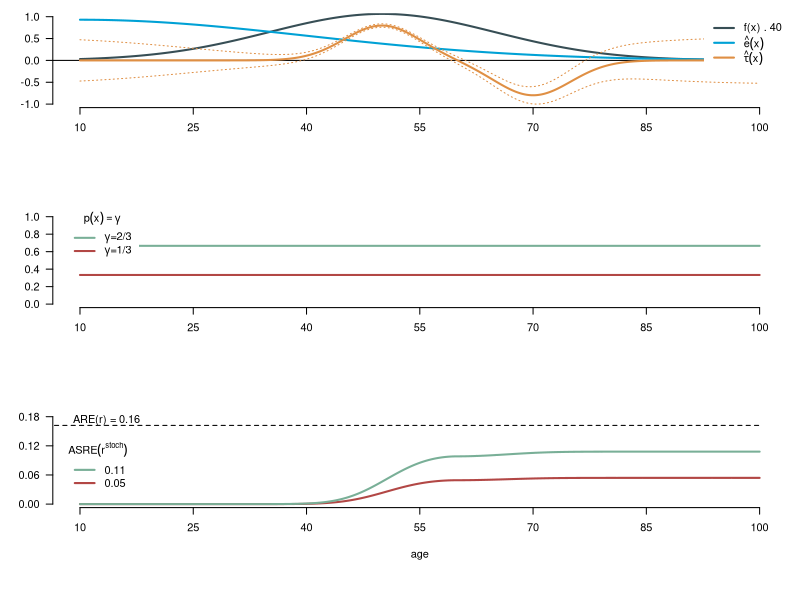
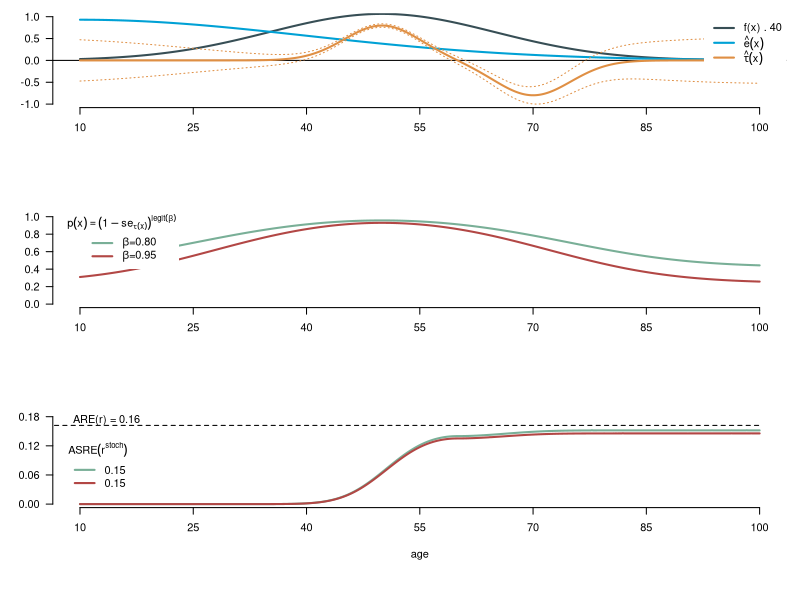
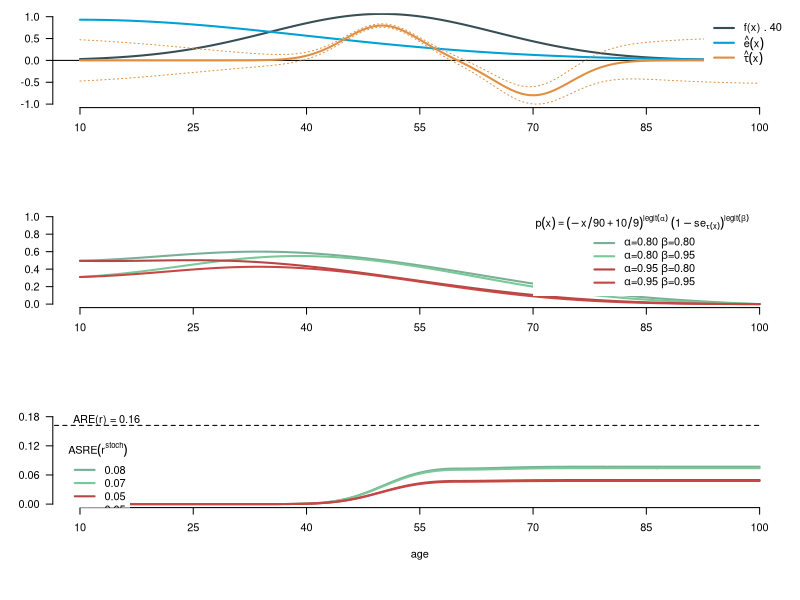
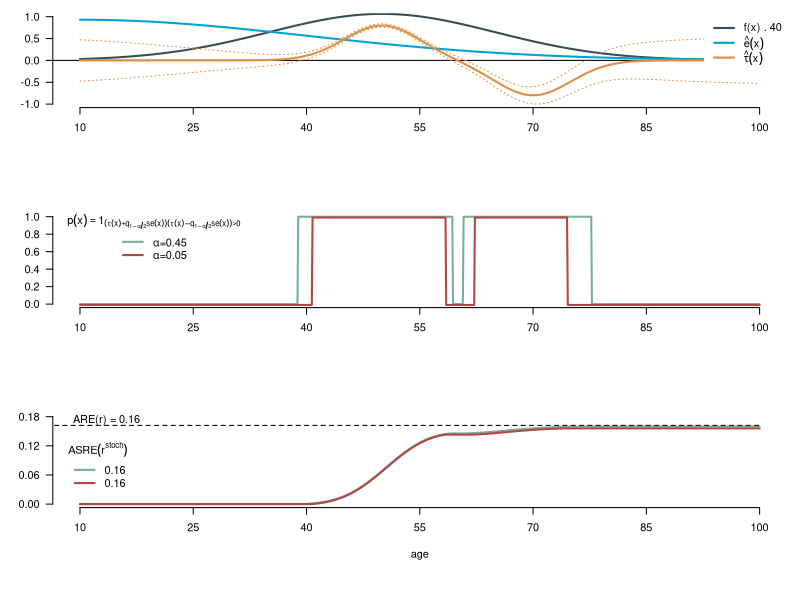

Recreate these plots in R, in order.
mu1 <- 50
sig1 <- 15

mu2 <- 20
sig2 <- 5

mu3 <- 40
sig3 <- 5

mu4 <- 50
sig4 <- 20

mu5 <- 10
sig5 <- 30

f1 <- function(x) {exp(-(x-mu1)^2/(2*sig1^2)) /(sig1*sqrt(2*pi)) }
f2 <- function(x) {exp(-(x-mu2)^2/(2*sig2^2)) /(sig2*sqrt(2*pi)) }
f3 <- function(x) {exp(-(x-mu3)^2/(2*sig3^2)) /(sig3*sqrt(2*pi)) }
f4 <- function(x) {exp(-(x-mu4)^2/(2*sig4^2)) /(sig4*sqrt(2*pi)) }
f5 <- function(x) {exp(-(x-mu5)^2/(2*sig5^2)) /(sig5*sqrt(2*pi)) }

f <- function(x) f1(x)
e <- function(x) 70*f5(x)

lwst <- .039
expan <- .00165
expit2 <- function(x) abs(1/(1+exp(-x))-.5+lwst)
se <- function(x) expit2(expan*(50-x)^2)
tau <- function(x) { 10*(f2(x-30)-f3(x-30)) }

r_e <- function(x) { 10*(f2(x)-f4(x)) }
i <- function(x) {.5*log((x+1)/(1-x)) }

p <- function(x) {gamma*(1-abs(r_e(x)))^i(alpha) }
#gam <- function(x){(1+exp(.1*(x-60)))^-1}

p1 <- function(x) {gam(x)*abs(tau(x))^i(alpha)*(1-se(x))^i(beta) }


asre_f <- function(x) { p(x)*f(x)*tau(x)*r_e(x) }
asre_f0 <- function(x) { p0(x)*f(x)*tau(x)*(ifelse(tau(x)>0,1,0)-e(x)) }
asre_f1 <- function(x) { p1(x)*f(x)*tau(x)*(ifelse(tau(x)>0,1,0)-e(x)) }

are_f1 <- function(x) { f(x)*tau(x)*(ifelse(tau(x)>0,1,0)-e(x)) }

p2 <- function(x) {gamma*abs(tau(x))^i(alpha) }
asre_f2 <- function(x) { p2(x)*f(x)*tau(x)*r_e(x) }

sim<- seq(10,100,by=.1)

wl <- 10
dev.new(width=wl, height=wl*3, pointsize=7)
par(mar=c(7,4,1,1))
par(mfrow=c(3,1))
par(xpd=FALSE)

# plot 1

plot(1, type="n", bty="n", xaxt="n", xlim=range(sim), ylim=c(-1,1), xlab="", ylab="", las=1)
axis(side=1, at = seq(10,100, by=15))
abline(h=0)
points(sim, 40*sapply(sim, f), type="l", lwd=2, col="#374E55FF")
#points(sim, sapply(sim, r_e), type="l", lwd=2, col="#00A1D5FF")
points(sim, sapply(sim, e), type="l", lwd=2, col="#00A1D5FF")
points(sim, sapply(sim, tau), type="l", lwd=2, col="#DF8F44FF")
points(sim, sapply(sim, function(x) tau(x)+se(x)), type="l", lwd=1, lty=3, col="#DF8F44FF")
points(sim, sapply(sim, function(x) tau(x)-se(x)), type="l", lwd=1, lty=3, col="#DF8F44FF")

par(xpd=TRUE)
legend("topright", box.lty = 0, bg="white",
       legend=c("f(x) . 40", expression(hat(e)(x)), expression(hat(tau)(x))),
       lwd=2, col=c("#374E55FF", "#00A1D5FF","#DF8F44FF"))

plot(1, type="n", bty="n", xaxt="n", xlim=range(sim), ylim=c(0,1), xlab="", ylab="", las=1)
axis(side=1, at = seq(10,100, by=15))

jamacol1 <- c("#79AF97FF", "#79C897")[1]
jamacol2 <- c("#B24745FF", "#C84745")[1]
jamacol <- c(jamacol2, jamacol1)

n <- 4
it <- 0
p0 <- function(x) {gamma }

for (k in seq(0,1,length=n)[-c(1,n)]) {
        gamma <- k
it <- it+1
lines(sim, sapply(sim, p0), lwd=2, col=jamacol[it])
}

legend(8,1.06, box.lty = 0, title=expression(p(x)==gamma),
       legend=rev(c(expression(paste(gamma, "=1/3 ")),
                expression(paste(gamma, "=2/3 ")))),
       lwd=2, col=rev(jamacol))


plot(1, type="n", bty="n", xaxt="n", yaxt="n", xlim=range(sim), ylim=c(0,.18), xlab="age", ylab="")
axis(side=1, at = seq(10,100, by=15))
axis(side=2, at = seq(0,.18, length=4), las=1)

n <- 4
it <- 0
asre_val <- list()

for (k in seq(0,1,length=n)[-c(1,n)]) {
        gamma <- k
        it <- it+1
        lines(sim, sapply(sim, function(x) integrate(asre_f0, lower=10, upper=x)$value), lwd=2, col=jamacol[it])
        asre_val[[it]] <- integrate(asre_f0, lower=10, upper=100)$value
}

par(xpd=FALSE)
asre_val <- sapply(asre_val,c)
are_val <- integrate(are_f1, lower=10, upper=100)$value

segments(0,are_val,100,are_val, lty=2)

legend(8,.13, box.lty = 0, title=expression(ASRE(r^stoch)), bg="white",
       legend=rev(format(round(asre_val, digits=2), nsmall = 2)), 
       lwd=2, col=rev(jamacol))
text(13.5, are_val+.01, paste("ARE(r) =", format(round(are_val, digits=2), nsmall = 2)) )

### plot 2

dev.new(width=wl, height=wl*3, pointsize=7)
par(mar=c(7,4,1,1))
par(mfrow=c(3,1))
par(xpd=FALSE)

plot(1, type="n", bty="n", xaxt="n", xlim=range(sim), ylim=c(-1,1), xlab="", ylab="", las=1)
axis(side=1, at = seq(10,100, by=15))
abline(h=0)
points(sim, 40*sapply(sim, f), type="l", lwd=2, col="#374E55FF")
#points(sim, sapply(sim, r_e), type="l", lwd=2, col="#00A1D5FF")
points(sim, sapply(sim, e), type="l", lwd=2, col="#00A1D5FF")
points(sim, sapply(sim, tau), type="l", lwd=2, col="#DF8F44FF")
points(sim, sapply(sim, function(x) tau(x)+se(x)), type="l", lwd=1, lty=3, col="#DF8F44FF")
points(sim, sapply(sim, function(x) tau(x)-se(x)), type="l", lwd=1, lty=3, col="#DF8F44FF")


legend("topright", box.lty = 0, bg="white",
       legend=c("f(x) . 40", expression(hat(e)(x)), expression(hat(tau)(x))),
       lwd=2, col=c("#374E55FF", "#00A1D5FF","#DF8F44FF"))

par(xpd=TRUE)
plot(1, type="n", bty="n", xaxt="n", xlim=range(sim), ylim=c(0,1), xlab="", ylab="", las=1)
axis(side=1, at = seq(10,100, by=15))

jamacol1 <- c("#79AF97FF", "#79C897")[1]
jamacol2 <- c("#B24745FF", "#C84745")[1]
jamacol <- c(jamacol1, jamacol2)

it <- 0
p0 <- function(x) (1-se(x))^i(beta)

for (k in c(.80,.95)) {
                beta <- k
                it <- it+1
                lines(sim, sapply(sim, p0), lwd=2, col=jamacol[it])
        }

legend(8,1.03, box.lty = 0, title=expression(p(x)==(1-se[tau(x)])^legit(beta)),
       legend=c(expression(paste(beta, "=0.80")),
                expression(paste(beta, "=0.95"))),
       lwd=2, col=jamacol)


plot(1, type="n", bty="n", xaxt="n", yaxt="n", xlim=range(sim), ylim=c(0,.18), xlab="age", ylab="")
axis(side=1, at = seq(10,100, by=15))
axis(side=2, at = seq(0,.18, length=4), las=1)

n <- 5
it <- 0
asre_val <- list()

for (k in c(.80,.95)) {
                beta <- k
                it <- it+1
                lines(sim, sapply(sim, function(x) integrate(asre_f0, lower=10, upper=x)$value), lwd=2, col=jamacol[it])
                asre_val[[it]] <- integrate(asre_f0, lower=10, upper=100)$value
        }

asre_val <- sapply(asre_val,c)
are_val <- integrate(are_f1, lower=10, upper=100)$value

par(xpd=FALSE)
segments(0,are_val,100,are_val, lty=2)

legend(8,.13, box.lty = 0, title=expression(ASRE(r^stoch)), bg="white",
       legend=format(round(asre_val, digits=2), nsmall = 2), 
       lwd=2, col=jamacol)
text(13.5, are_val+.01, paste("ARE(r) =", format(round(are_val, digits=2), nsmall = 2)) )

### plot 3
dev.new(width=wl, height=wl*3, pointsize=7)
par(mar=c(7,4,1,1))
par(mfrow=c(3,1))
par(xpd=FALSE)

plot(1, type="n", bty="n", xaxt="n", xlim=range(sim), ylim=c(-1,1), xlab="", ylab="", las=1)
axis(side=1, at = seq(10,100, by=15))
abline(h=0)
points(sim, 40*sapply(sim, f), type="l", lwd=2, col="#374E55FF")
#points(sim, sapply(sim, r_e), type="l", lwd=2, col="#00A1D5FF")
points(sim, sapply(sim, e), type="l", lwd=2, col="#00A1D5FF")
points(sim, sapply(sim, tau), type="l", lwd=2, col="#DF8F44FF")
points(sim, sapply(sim, function(x) tau(x)+se(x)), type="l", lwd=1, lty=3, col="#DF8F44FF")
points(sim, sapply(sim, function(x) tau(x)-se(x)), type="l", lwd=1, lty=3, col="#DF8F44FF")

par(xpd=TRUE)
legend("topright", box.lty = 0, bg="white",
       legend=c("f(x) . 40", expression(hat(e)(x)), expression(hat(tau)(x))),
       lwd=2, col=c("#374E55FF", "#00A1D5FF","#DF8F44FF"))

plot(1, type="n", bty="n", xaxt="n", xlim=range(sim), ylim=c(0,1), xlab="", ylab="", las=1)
axis(side=1, at = seq(10,100, by=15))

jamacol1 <- c("#79AF97FF", "#79C897")
jamacol2 <- c("#B24745FF", "#C84745")
jamacol <- c(jamacol1, jamacol2)

it <- 0
p0 <- function(x) (1-se(x))^i(beta) * (-x/90+10/9)^i(alpha)

for (j in c(.80,.95)) {
        alpha <- j
for (k in c(.80,.95)) {
        beta <- k
        it <- it+1
        lines(sim, sapply(sim, p0), lwd=2, col=jamacol[it])
}
}

legend(70,1.03, box.lty = 0, title=expression(p(x)==(-x/90+10/9)^legit(alpha)~(1-se[tau(x)])^legit(beta)),
       legend=c(expression(paste(alpha, "=0.80 ", beta, "=0.80")),
                expression(paste(alpha, "=0.80 ", beta, "=0.95")),
                expression(paste(alpha, "=0.95 ", beta, "=0.80")),
                expression(paste(alpha, "=0.95 ", beta, "=0.95"))),
       lwd=2, col=jamacol)


plot(1, type="n", bty="n", xaxt="n", yaxt="n", xlim=range(sim), ylim=c(0,.18), xlab="age", ylab="")
axis(side=1, at = seq(10,100, by=15))
axis(side=2, at = seq(0,.18, length=4), las=1)

it <- 0
asre_val <- list()

for (j in c(.80,.95)) {
        alpha <- j
        for (k in c(.80,.95)) {
                beta <- k
        it <- it+1
        lines(sim, sapply(sim, function(x) integrate(asre_f0, lower=10, upper=x)$value), lwd=2, col=jamacol[it])
        asre_val[[it]] <- integrate(asre_f0, lower=10, upper=100)$value
        }
}

asre_val <- sapply(asre_val,c)
are_val <- integrate(are_f1, lower=10, upper=100)$value

par(xpd=FALSE)
segments(0,are_val,100,are_val, lty=2)

legend(8,.13, box.lty = 0, title=expression(ASRE(r^stoch)), bg="white",
       legend=format(round(asre_val, digits=2), nsmall = 2), 
       lwd=2, col=jamacol)
text(13.5, are_val+.01, paste("ARE(r) =", format(round(are_val, digits=2), nsmall = 2)) )

### plot 4
dev.new(width=wl, height=wl*3, pointsize=7)
par(mar=c(7,4,1,1))
par(mfrow=c(3,1))
par(xpd=FALSE)

plot(1, type="n", bty="n", xaxt="n", xlim=range(sim), ylim=c(-1,1), xlab="", ylab="", las=1)
axis(side=1, at = seq(10,100, by=15))
abline(h=0)
points(sim, 40*sapply(sim, f), type="l", lwd=2, col="#374E55FF")
#points(sim, sapply(sim, r_e), type="l", lwd=2, col="#00A1D5FF")
points(sim, sapply(sim, e), type="l", lwd=2, col="#00A1D5FF")
points(sim, sapply(sim, tau), type="l", lwd=2, col="#DF8F44FF")
points(sim, sapply(sim, function(x) tau(x)+se(x)), type="l", lwd=1, lty=3, col="#DF8F44FF")
points(sim, sapply(sim, function(x) tau(x)-se(x)), type="l", lwd=1, lty=3, col="#DF8F44FF")

par(xpd=TRUE)
legend("topright", box.lty = 0, bg="white",
       legend=c("f(x) . 40", expression(hat(e)(x)), expression(hat(tau)(x))),
       lwd=2, col=c("#374E55FF", "#00A1D5FF","#DF8F44FF"))

plot(1, type="n", bty="n", xaxt="n", xlim=range(sim), ylim=c(0,1), xlab="", ylab="", las=1)
axis(side=1, at = seq(10,100, by=15))

jamacol1 <- c("#79AF97FF", "#79C897")[1]
jamacol2 <- c("#B24745FF", "#C84745")[1]
jamacol <- c(jamacol1, jamacol2)

p0 <- function(x) as.numeric(sign((tau(x)+qt*se(x))*(tau(x)-qt*se(x)))==1)

it <- 0
for (j in c(0.45, .05) ) {
        qt <- qnorm(1-j/2)
                it <- it+1
                lines(sim, sapply(sim, p0)-(it-1)*.01, lwd=2, col=jamacol[it])
        }

legend(8,1.03, box.lty = 0, title=expression(p(x)==1[(tau(x)+q[1-alpha/2]*se(x))*(tau(x)-q[1-alpha/2]*se(x))>0]),
       legend=c(expression(paste(alpha, "=0.45 ")),
                expression(paste(alpha, "=0.05 "))),
       lwd=2, col=jamacol)


plot(1, type="n", bty="n", xaxt="n", yaxt="n", xlim=range(sim), ylim=c(0,.18), xlab="age", ylab="")
axis(side=1, at = seq(10,100, by=15))
axis(side=2, at = seq(0,.18, length=4), las=1)

it <- 0
asre_val <- list()

for (j in c(0.3, .05) ) {
        qt <- qnorm(1-j/2)
        it <- it+1
                lines(seq(10,100, by=.5), sapply(seq(10,100, by=.5)+.05, function(x) integrate(asre_f0, lower=10, upper=x)$value), lwd=2, col=jamacol[it])
                asre_val[[it]] <- integrate(asre_f0, lower=10, upper=100)$value
        }

asre_val <- sapply(asre_val,c)
are_val <- integrate(are_f1, lower=10, upper=100)$value

par(xpd=FALSE)
segments(0,are_val,100,are_val, lty=2)

legend(8,.13, box.lty = 0, title=expression(ASRE(r^stoch)), bg="white",
       legend=format(round(asre_val, digits=2), nsmall = 2), 
       lwd=2, col=jamacol)
text(13.5, are_val+.01, paste("ARE(r) =", format(round(are_val, digits=2), nsmall = 2)) )

